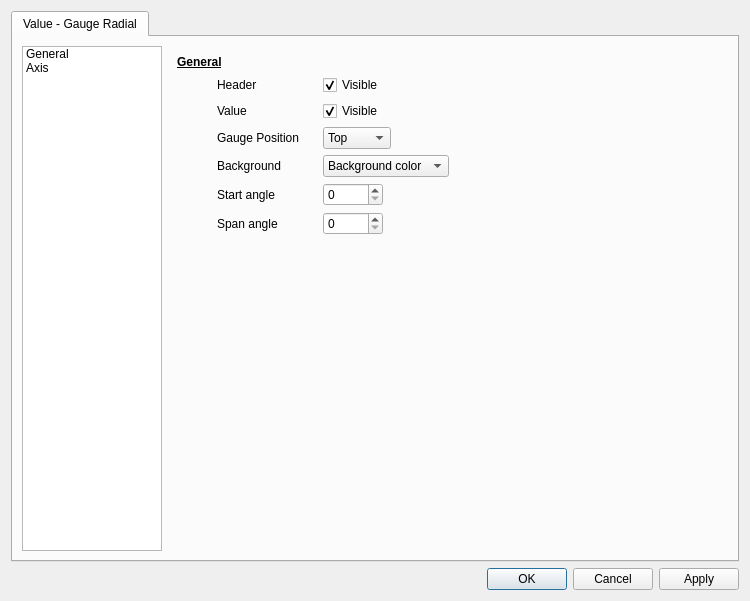
<?xml version="1.0" encoding="UTF-8"?>
<ui version="4.0">
 <class>GaugeRadialEditor</class>
 <widget class="QDialog" name="GaugeRadialEditor">
  <property name="geometry">
   <rect>
    <x>0</x>
    <y>0</y>
    <width>750</width>
    <height>601</height>
   </rect>
  </property>
  <property name="minimumSize">
   <size>
    <width>750</width>
    <height>550</height>
   </size>
  </property>
  <property name="windowTitle">
   <string>Circular Gauge</string>
  </property>
  <layout class="QVBoxLayout" name="verticalLayout_2">
   <item>
    <widget class="QTabWidget" name="tabWidget">
     <property name="currentIndex">
      <number>0</number>
     </property>
     <property name="tabsClosable">
      <bool>false</bool>
     </property>
     <widget class="QWidget" name="tab">
      <attribute name="title">
       <string>Value - Gauge Radial</string>
      </attribute>
      <layout class="QHBoxLayout" name="horizontalLayout_4">
       <item>
        <widget class="QListWidget" name="listWidget">
         <property name="minimumSize">
          <size>
           <width>140</width>
           <height>0</height>
          </size>
         </property>
         <property name="maximumSize">
          <size>
           <width>140</width>
           <height>16777215</height>
          </size>
         </property>
         <property name="editTriggers">
          <set>QAbstractItemView::NoEditTriggers</set>
         </property>
         <property name="currentRow">
          <number>-1</number>
         </property>
         <item>
          <property name="text">
           <string>General</string>
          </property>
         </item>
         <item>
          <property name="text">
           <string>Axis</string>
          </property>
         </item>
        </widget>
       </item>
       <item>
        <widget class="QStackedWidget" name="stackedWidget">
         <property name="currentIndex">
          <number>0</number>
         </property>
         <widget class="QWidget" name="generalPage">
          <layout class="QVBoxLayout" name="verticalLayout">
           <item>
            <widget class="QLabel" name="label_17">
             <property name="font">
              <font>
               <weight>75</weight>
               <bold>true</bold>
               <underline>true</underline>
              </font>
             </property>
             <property name="text">
              <string>General</string>
             </property>
            </widget>
           </item>
           <item>
            <layout class="QHBoxLayout" name="horizontalLayout_3">
             <item>
              <spacer name="horizontalSpacer_14">
               <property name="orientation">
                <enum>Qt::Horizontal</enum>
               </property>
               <property name="sizeType">
                <enum>QSizePolicy::Fixed</enum>
               </property>
               <property name="sizeHint" stdset="0">
                <size>
                 <width>40</width>
                 <height>20</height>
                </size>
               </property>
              </spacer>
             </item>
             <item>
              <widget class="QLabel" name="label_3">
               <property name="minimumSize">
                <size>
                 <width>100</width>
                 <height>0</height>
                </size>
               </property>
               <property name="text">
                <string>Header </string>
               </property>
              </widget>
             </item>
             <item>
              <widget class="QCheckBox" name="headerCheckBox">
               <property name="minimumSize">
                <size>
                 <width>100</width>
                 <height>0</height>
                </size>
               </property>
               <property name="text">
                <string>Visible</string>
               </property>
               <property name="checked">
                <bool>true</bool>
               </property>
              </widget>
             </item>
             <item>
              <spacer name="horizontalSpacer">
               <property name="orientation">
                <enum>Qt::Horizontal</enum>
               </property>
               <property name="sizeHint" stdset="0">
                <size>
                 <width>40</width>
                 <height>20</height>
                </size>
               </property>
              </spacer>
             </item>
            </layout>
           </item>
           <item>
            <layout class="QHBoxLayout" name="horizontalLayout_5">
             <item>
              <spacer name="horizontalSpacer_15">
               <property name="orientation">
                <enum>Qt::Horizontal</enum>
               </property>
               <property name="sizeType">
                <enum>QSizePolicy::Fixed</enum>
               </property>
               <property name="sizeHint" stdset="0">
                <size>
                 <width>40</width>
                 <height>20</height>
                </size>
               </property>
              </spacer>
             </item>
             <item>
              <widget class="QLabel" name="label_4">
               <property name="minimumSize">
                <size>
                 <width>100</width>
                 <height>0</height>
                </size>
               </property>
               <property name="text">
                <string>Value</string>
               </property>
              </widget>
             </item>
             <item>
              <widget class="QCheckBox" name="valueCheckBox">
               <property name="minimumSize">
                <size>
                 <width>100</width>
                 <height>0</height>
                </size>
               </property>
               <property name="text">
                <string>Visible</string>
               </property>
               <property name="checked">
                <bool>true</bool>
               </property>
              </widget>
             </item>
             <item>
              <spacer name="horizontalSpacer_2">
               <property name="orientation">
                <enum>Qt::Horizontal</enum>
               </property>
               <property name="sizeHint" stdset="0">
                <size>
                 <width>40</width>
                 <height>20</height>
                </size>
               </property>
              </spacer>
             </item>
            </layout>
           </item>
           <item>
            <layout class="QHBoxLayout" name="horizontalLayout_2">
             <item>
              <spacer name="horizontalSpacer_21">
               <property name="orientation">
                <enum>Qt::Horizontal</enum>
               </property>
               <property name="sizeType">
                <enum>QSizePolicy::Fixed</enum>
               </property>
               <property name="sizeHint" stdset="0">
                <size>
                 <width>40</width>
                 <height>20</height>
                </size>
               </property>
              </spacer>
             </item>
             <item>
              <widget class="QLabel" name="label_13">
               <property name="minimumSize">
                <size>
                 <width>100</width>
                 <height>0</height>
                </size>
               </property>
               <property name="text">
                <string>Gauge Position</string>
               </property>
              </widget>
             </item>
             <item>
              <widget class="QComboBox" name="positionComboBox">
               <item>
                <property name="text">
                 <string>Top</string>
                </property>
               </item>
               <item>
                <property name="text">
                 <string>Middle</string>
                </property>
               </item>
               <item>
                <property name="text">
                 <string>Bottom</string>
                </property>
               </item>
              </widget>
             </item>
             <item>
              <spacer name="horizontalSpacer_7">
               <property name="orientation">
                <enum>Qt::Horizontal</enum>
               </property>
               <property name="sizeHint" stdset="0">
                <size>
                 <width>40</width>
                 <height>20</height>
                </size>
               </property>
              </spacer>
             </item>
            </layout>
           </item>
           <item>
            <layout class="QHBoxLayout" name="horizontalLayout_7">
             <item>
              <spacer name="horizontalSpacer_16">
               <property name="orientation">
                <enum>Qt::Horizontal</enum>
               </property>
               <property name="sizeType">
                <enum>QSizePolicy::Fixed</enum>
               </property>
               <property name="sizeHint" stdset="0">
                <size>
                 <width>40</width>
                 <height>20</height>
                </size>
               </property>
              </spacer>
             </item>
             <item>
              <widget class="QLabel" name="label_7">
               <property name="minimumSize">
                <size>
                 <width>100</width>
                 <height>0</height>
                </size>
               </property>
               <property name="text">
                <string>Background</string>
               </property>
              </widget>
             </item>
             <item>
              <widget class="QComboBox" name="backgroundComboBox">
               <item>
                <property name="text">
                 <string>Background color</string>
                </property>
               </item>
               <item>
                <property name="text">
                 <string>Transparent</string>
                </property>
               </item>
              </widget>
             </item>
             <item>
              <spacer name="horizontalSpacer_5">
               <property name="orientation">
                <enum>Qt::Horizontal</enum>
               </property>
               <property name="sizeHint" stdset="0">
                <size>
                 <width>40</width>
                 <height>20</height>
                </size>
               </property>
              </spacer>
             </item>
            </layout>
           </item>
           <item>
            <layout class="QHBoxLayout" name="horizontalLayout_6">
             <property name="topMargin">
              <number>0</number>
             </property>
             <item>
              <spacer name="horizontalSpacer_6">
               <property name="orientation">
                <enum>Qt::Horizontal</enum>
               </property>
               <property name="sizeType">
                <enum>QSizePolicy::Fixed</enum>
               </property>
               <property name="sizeHint" stdset="0">
                <size>
                 <width>40</width>
                 <height>20</height>
                </size>
               </property>
              </spacer>
             </item>
             <item>
              <widget class="QLabel" name="label">
               <property name="minimumSize">
                <size>
                 <width>100</width>
                 <height>0</height>
                </size>
               </property>
               <property name="text">
                <string>Start angle</string>
               </property>
              </widget>
             </item>
             <item>
              <widget class="QSpinBox" name="startAngleSpinBox">
               <property name="minimumSize">
                <size>
                 <width>60</width>
                 <height>0</height>
                </size>
               </property>
               <property name="maximum">
                <number>359</number>
               </property>
              </widget>
             </item>
             <item>
              <spacer name="horizontalSpacer_4">
               <property name="orientation">
                <enum>Qt::Horizontal</enum>
               </property>
               <property name="sizeHint" stdset="0">
                <size>
                 <width>40</width>
                 <height>20</height>
                </size>
               </property>
              </spacer>
             </item>
            </layout>
           </item>
           <item>
            <layout class="QHBoxLayout" name="horizontalLayout_8">
             <property name="topMargin">
              <number>0</number>
             </property>
             <item>
              <spacer name="horizontalSpacer_20">
               <property name="orientation">
                <enum>Qt::Horizontal</enum>
               </property>
               <property name="sizeType">
                <enum>QSizePolicy::Fixed</enum>
               </property>
               <property name="sizeHint" stdset="0">
                <size>
                 <width>40</width>
                 <height>20</height>
                </size>
               </property>
              </spacer>
             </item>
             <item>
              <widget class="QLabel" name="label_6">
               <property name="minimumSize">
                <size>
                 <width>100</width>
                 <height>0</height>
                </size>
               </property>
               <property name="text">
                <string>Span angle</string>
               </property>
              </widget>
             </item>
             <item>
              <widget class="QSpinBox" name="spanAngleSpinBox">
               <property name="minimumSize">
                <size>
                 <width>60</width>
                 <height>0</height>
                </size>
               </property>
               <property name="minimum">
                <number>0</number>
               </property>
               <property name="maximum">
                <number>360</number>
               </property>
              </widget>
             </item>
             <item>
              <spacer name="horizontalSpacer_17">
               <property name="orientation">
                <enum>Qt::Horizontal</enum>
               </property>
               <property name="sizeHint" stdset="0">
                <size>
                 <width>40</width>
                 <height>20</height>
                </size>
               </property>
              </spacer>
             </item>
            </layout>
           </item>
           <item>
            <spacer name="verticalSpacer">
             <property name="orientation">
              <enum>Qt::Vertical</enum>
             </property>
             <property name="sizeHint" stdset="0">
              <size>
               <width>20</width>
               <height>40</height>
              </size>
             </property>
            </spacer>
           </item>
          </layout>
         </widget>
         <widget class="QWidget" name="axisPage">
          <layout class="QVBoxLayout" name="verticalLayout_5">
           <item>
            <widget class="QLabel" name="label_18">
             <property name="font">
              <font>
               <weight>75</weight>
               <bold>true</bold>
               <underline>true</underline>
              </font>
             </property>
             <property name="text">
              <string>Axis</string>
             </property>
            </widget>
           </item>
           <item>
            <layout class="QHBoxLayout" name="horizontalLayout_10">
             <item>
              <spacer name="horizontalSpacer_11">
               <property name="orientation">
                <enum>Qt::Horizontal</enum>
               </property>
               <property name="sizeType">
                <enum>QSizePolicy::Fixed</enum>
               </property>
               <property name="sizeHint" stdset="0">
                <size>
                 <width>40</width>
                 <height>20</height>
                </size>
               </property>
              </spacer>
             </item>
             <item>
              <widget class="QLabel" name="label_11">
               <property name="minimumSize">
                <size>
                 <width>100</width>
                 <height>0</height>
                </size>
               </property>
               <property name="text">
                <string>Ticks</string>
               </property>
              </widget>
             </item>
             <item>
              <widget class="QCheckBox" name="ticksCheckBox">
               <property name="minimumSize">
                <size>
                 <width>100</width>
                 <height>0</height>
                </size>
               </property>
               <property name="text">
                <string>Visible</string>
               </property>
               <property name="checked">
                <bool>true</bool>
               </property>
              </widget>
             </item>
             <item>
              <spacer name="horizontalSpacer_9">
               <property name="orientation">
                <enum>Qt::Horizontal</enum>
               </property>
               <property name="sizeHint" stdset="0">
                <size>
                 <width>40</width>
                 <height>20</height>
                </size>
               </property>
              </spacer>
             </item>
            </layout>
           </item>
           <item>
            <layout class="QHBoxLayout" name="horizontalLayout_11">
             <item>
              <spacer name="horizontalSpacer_12">
               <property name="orientation">
                <enum>Qt::Horizontal</enum>
               </property>
               <property name="sizeType">
                <enum>QSizePolicy::Fixed</enum>
               </property>
               <property name="sizeHint" stdset="0">
                <size>
                 <width>40</width>
                 <height>20</height>
                </size>
               </property>
              </spacer>
             </item>
             <item>
              <widget class="QLabel" name="label_12">
               <property name="minimumSize">
                <size>
                 <width>100</width>
                 <height>0</height>
                </size>
               </property>
               <property name="text">
                <string>Labels</string>
               </property>
              </widget>
             </item>
             <item>
              <widget class="QCheckBox" name="labelsCheckBox">
               <property name="minimumSize">
                <size>
                 <width>100</width>
                 <height>0</height>
                </size>
               </property>
               <property name="text">
                <string>Visible</string>
               </property>
               <property name="checked">
                <bool>true</bool>
               </property>
              </widget>
             </item>
             <item>
              <spacer name="horizontalSpacer_10">
               <property name="orientation">
                <enum>Qt::Horizontal</enum>
               </property>
               <property name="sizeHint" stdset="0">
                <size>
                 <width>40</width>
                 <height>20</height>
                </size>
               </property>
              </spacer>
             </item>
            </layout>
           </item>
           <item>
            <layout class="QHBoxLayout" name="horizontalLayout_12">
             <item>
              <spacer name="horizontalSpacer_18">
               <property name="orientation">
                <enum>Qt::Horizontal</enum>
               </property>
               <property name="sizeType">
                <enum>QSizePolicy::Fixed</enum>
               </property>
               <property name="sizeHint" stdset="0">
                <size>
                 <width>40</width>
                 <height>20</height>
                </size>
               </property>
              </spacer>
             </item>
             <item>
              <widget class="QLabel" name="label_14">
               <property name="minimumSize">
                <size>
                 <width>100</width>
                 <height>0</height>
                </size>
               </property>
               <property name="text">
                <string>Base Line</string>
               </property>
              </widget>
             </item>
             <item>
              <widget class="QCheckBox" name="lineCheckBox">
               <property name="minimumSize">
                <size>
                 <width>100</width>
                 <height>0</height>
                </size>
               </property>
               <property name="text">
                <string>Visible</string>
               </property>
               <property name="checked">
                <bool>true</bool>
               </property>
              </widget>
             </item>
             <item>
              <spacer name="horizontalSpacer_19">
               <property name="orientation">
                <enum>Qt::Horizontal</enum>
               </property>
               <property name="sizeHint" stdset="0">
                <size>
                 <width>40</width>
                 <height>20</height>
                </size>
               </property>
              </spacer>
             </item>
            </layout>
           </item>
           <item>
            <layout class="QHBoxLayout" name="horizontalLayout">
             <item>
              <spacer name="horizontalSpacer_13">
               <property name="orientation">
                <enum>Qt::Horizontal</enum>
               </property>
               <property name="sizeType">
                <enum>QSizePolicy::Fixed</enum>
               </property>
               <property name="sizeHint" stdset="0">
                <size>
                 <width>40</width>
                 <height>20</height>
                </size>
               </property>
              </spacer>
             </item>
             <item>
              <widget class="QLabel" name="label_5">
               <property name="minimumSize">
                <size>
                 <width>100</width>
                 <height>0</height>
                </size>
               </property>
               <property name="text">
                <string>Range</string>
               </property>
              </widget>
             </item>
             <item>
              <widget class="QComboBox" name="rangeComboBox">
               <item>
                <property name="text">
                 <string>Automatic scale</string>
                </property>
               </item>
               <item>
                <property name="text">
                 <string>Parameter range</string>
                </property>
               </item>
               <item>
                <property name="text">
                 <string>Custom scale</string>
                </property>
               </item>
              </widget>
             </item>
             <item>
              <spacer name="horizontalSpacer_3">
               <property name="orientation">
                <enum>Qt::Horizontal</enum>
               </property>
               <property name="sizeHint" stdset="0">
                <size>
                 <width>40</width>
                 <height>20</height>
                </size>
               </property>
              </spacer>
             </item>
            </layout>
           </item>
           <item>
            <widget class="QWidget" name="scaleWidget" native="true">
             <property name="enabled">
              <bool>false</bool>
             </property>
             <layout class="QHBoxLayout" name="horizontalLayout_9">
              <property name="leftMargin">
               <number>0</number>
              </property>
              <property name="topMargin">
               <number>0</number>
              </property>
              <property name="rightMargin">
               <number>0</number>
              </property>
              <property name="bottomMargin">
               <number>0</number>
              </property>
              <item>
               <widget class="QLabel" name="label_2">
                <property name="minimumSize">
                 <size>
                  <width>100</width>
                  <height>0</height>
                 </size>
                </property>
                <property name="text">
                 <string/>
                </property>
               </widget>
              </item>
              <item>
               <layout class="QVBoxLayout" name="verticalLayout_3">
                <item>
                 <widget class="QLabel" name="label_9">
                  <property name="minimumSize">
                   <size>
                    <width>100</width>
                    <height>0</height>
                   </size>
                  </property>
                  <property name="text">
                   <string>Minimum</string>
                  </property>
                  <property name="indent">
                   <number>-1</number>
                  </property>
                 </widget>
                </item>
                <item>
                 <widget class="QLabel" name="label_10">
                  <property name="minimumSize">
                   <size>
                    <width>100</width>
                    <height>0</height>
                   </size>
                  </property>
                  <property name="text">
                   <string>Maximum</string>
                  </property>
                  <property name="indent">
                   <number>-1</number>
                  </property>
                 </widget>
                </item>
               </layout>
              </item>
              <item>
               <layout class="QVBoxLayout" name="verticalLayout_4">
                <item>
                 <widget class="QDoubleSpinBox" name="rangeMinDoubleSpinBox">
                  <property name="decimals">
                   <number>4</number>
                  </property>
                  <property name="minimum">
                   <double>-9999999999999999538762658202121142272.000000000000000</double>
                  </property>
                  <property name="maximum">
                   <double>99999999999999996863366107917975552.000000000000000</double>
                  </property>
                 </widget>
                </item>
                <item>
                 <widget class="QDoubleSpinBox" name="rangeMaxDoubleSpinBox">
                  <property name="decimals">
                   <number>4</number>
                  </property>
                  <property name="minimum">
                   <double>-9999999999999999455752309870428160.000000000000000</double>
                  </property>
                  <property name="maximum">
                   <double>999999999999999945575230987042816.000000000000000</double>
                  </property>
                 </widget>
                </item>
               </layout>
              </item>
              <item>
               <spacer name="horizontalSpacer_8">
                <property name="orientation">
                 <enum>Qt::Horizontal</enum>
                </property>
                <property name="sizeHint" stdset="0">
                 <size>
                  <width>136</width>
                  <height>20</height>
                 </size>
                </property>
               </spacer>
              </item>
             </layout>
            </widget>
           </item>
           <item>
            <spacer name="verticalSpacer_3">
             <property name="orientation">
              <enum>Qt::Vertical</enum>
             </property>
             <property name="sizeHint" stdset="0">
              <size>
               <width>20</width>
               <height>364</height>
              </size>
             </property>
            </spacer>
           </item>
          </layout>
         </widget>
        </widget>
       </item>
      </layout>
     </widget>
    </widget>
   </item>
   <item>
    <widget class="QDialogButtonBox" name="buttonBox">
     <property name="orientation">
      <enum>Qt::Horizontal</enum>
     </property>
     <property name="standardButtons">
      <set>QDialogButtonBox::Apply|QDialogButtonBox::Cancel|QDialogButtonBox::Ok</set>
     </property>
    </widget>
   </item>
  </layout>
 </widget>
 <resources/>
 <connections>
  <connection>
   <sender>buttonBox</sender>
   <signal>accepted()</signal>
   <receiver>GaugeRadialEditor</receiver>
   <slot>accept()</slot>
   <hints>
    <hint type="sourcelabel">
     <x>248</x>
     <y>254</y>
    </hint>
    <hint type="destinationlabel">
     <x>157</x>
     <y>274</y>
    </hint>
   </hints>
  </connection>
  <connection>
   <sender>buttonBox</sender>
   <signal>rejected()</signal>
   <receiver>GaugeRadialEditor</receiver>
   <slot>reject()</slot>
   <hints>
    <hint type="sourcelabel">
     <x>316</x>
     <y>260</y>
    </hint>
    <hint type="destinationlabel">
     <x>286</x>
     <y>274</y>
    </hint>
   </hints>
  </connection>
 </connections>
</ui>
